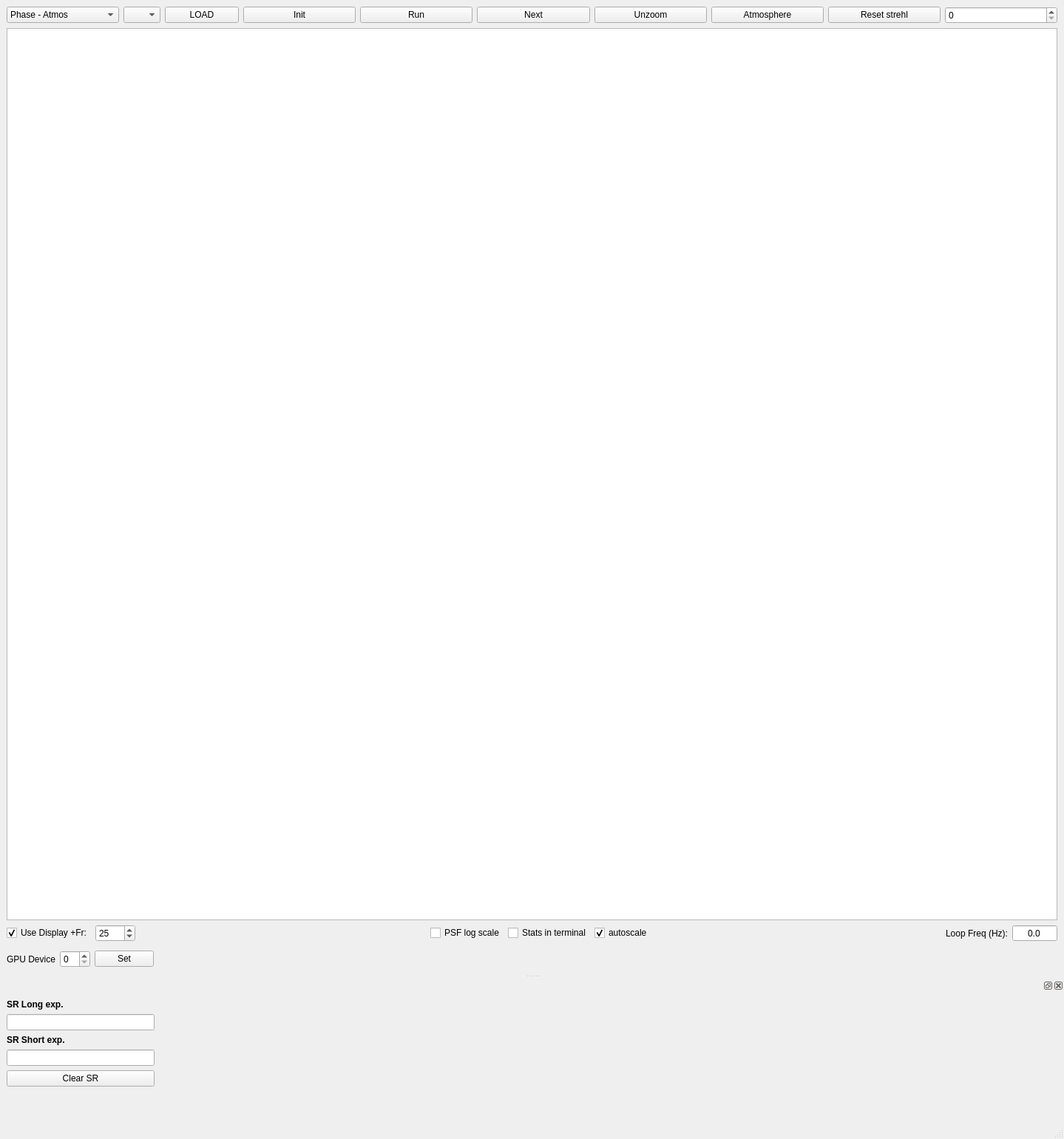
<?xml version="1.0" encoding="UTF-8"?>
<ui version="4.0">
 <class>MainWindow</class>
 <widget class="QMainWindow" name="MainWindow">
  <property name="geometry">
   <rect>
    <x>0</x>
    <y>0</y>
    <width>1439</width>
    <height>1541</height>
   </rect>
  </property>
  <property name="windowTitle">
   <string>MainWindow</string>
  </property>
  <widget class="QWidget" name="centralwidget">
   <layout class="QVBoxLayout" name="verticalLayout_2">
    <item>
     <layout class="QHBoxLayout" name="horizontalLayout">
      <item>
       <widget class="QComboBox" name="wao_selectScreen">
        <property name="minimumSize">
         <size>
          <width>120</width>
          <height>0</height>
         </size>
        </property>
        <item>
         <property name="text">
          <string>Phase - Atmos</string>
         </property>
        </item>
        <item>
         <property name="text">
          <string>Phase - WFS</string>
         </property>
        </item>
        <item>
         <property name="text">
          <string>Spots - WFS</string>
         </property>
        </item>
        <item>
         <property name="text">
          <string>Centroids - WFS</string>
         </property>
        </item>
        <item>
         <property name="text">
          <string>Slopes - WFS</string>
         </property>
        </item>
        <item>
         <property name="text">
          <string>Phase - Target</string>
         </property>
        </item>
        <item>
         <property name="text">
          <string>Phase - DM</string>
         </property>
        </item>
        <item>
         <property name="text">
          <string>PSF LE</string>
         </property>
        </item>
        <item>
         <property name="text">
          <string>PSF SE</string>
         </property>
        </item>
       </widget>
      </item>
      <item>
       <widget class="QComboBox" name="wao_selectNumber">
        <property name="maximumSize">
         <size>
          <width>50</width>
          <height>16777215</height>
         </size>
        </property>
       </widget>
      </item>
      <item>
       <widget class="QPushButton" name="wao_loadConfig">
        <property name="maximumSize">
         <size>
          <width>100</width>
          <height>16777215</height>
         </size>
        </property>
        <property name="text">
         <string>LOAD</string>
        </property>
       </widget>
      </item>
      <item>
       <widget class="QPushButton" name="wao_init">
        <property name="text">
         <string>Init</string>
        </property>
       </widget>
      </item>
      <item>
       <widget class="QPushButton" name="wao_run">
        <property name="text">
         <string>Run</string>
        </property>
        <property name="checkable">
         <bool>true</bool>
        </property>
       </widget>
      </item>
      <item>
       <widget class="QPushButton" name="wao_next">
        <property name="text">
         <string>Next</string>
        </property>
       </widget>
      </item>
      <item>
       <widget class="QPushButton" name="wao_unzoom">
        <property name="text">
         <string>Unzoom</string>
        </property>
       </widget>
      </item>
      <item>
       <widget class="QPushButton" name="wao_atmosphere">
        <property name="text">
         <string>Atmosphere</string>
        </property>
        <property name="checkable">
         <bool>true</bool>
        </property>
       </widget>
      </item>
      <item>
       <widget class="QPushButton" name="wao_resetSR">
        <property name="text">
         <string>Reset strehl</string>
        </property>
       </widget>
      </item>
      <item>
       <widget class="QSpinBox" name="spinBox"/>
      </item>
     </layout>
    </item>
    <item>
     <layout class="QVBoxLayout" name="verticalLayout_20">
      <item>
       <widget class="GraphicsLayoutWidget" name="wao_pgwindow">
        <property name="minimumSize">
         <size>
          <width>400</width>
          <height>400</height>
         </size>
        </property>
        <property name="maximumSize">
         <size>
          <width>16777215</width>
          <height>16777215</height>
         </size>
        </property>
       </widget>
      </item>
      <item>
       <layout class="QHBoxLayout" name="horizontalLayout_13">
        <item>
         <widget class="QCheckBox" name="wao_Display">
          <property name="text">
           <string>Use Display +Fr:</string>
          </property>
          <property name="checked">
           <bool>true</bool>
          </property>
         </widget>
        </item>
        <item>
         <widget class="QSpinBox" name="wao_frameRate">
          <property name="maximumSize">
           <size>
            <width>60</width>
            <height>16777215</height>
           </size>
          </property>
          <property name="minimum">
           <number>1</number>
          </property>
          <property name="maximum">
           <number>1000</number>
          </property>
          <property name="value">
           <number>25</number>
          </property>
         </widget>
        </item>
        <item>
         <spacer name="horizontalSpacer_2">
          <property name="orientation">
           <enum>Qt::Horizontal</enum>
          </property>
          <property name="sizeHint" stdset="0">
           <size>
            <width>40</width>
            <height>20</height>
           </size>
          </property>
         </spacer>
        </item>
        <item>
         <widget class="QCheckBox" name="wao_PSFlogscale">
          <property name="text">
           <string>PSF log scale</string>
          </property>
         </widget>
        </item>
        <item>
         <widget class="QCheckBox" name="StatsInTerminal">
          <property name="text">
           <string>Stats in terminal</string>
          </property>
         </widget>
        </item>
        <item>
         <widget class="QCheckBox" name="wao_autoscale">
          <property name="text">
           <string>autoscale</string>
          </property>
          <property name="checked">
           <bool>true</bool>
          </property>
         </widget>
        </item>
        <item>
         <spacer name="horizontalSpacer_3">
          <property name="orientation">
           <enum>Qt::Horizontal</enum>
          </property>
          <property name="sizeHint" stdset="0">
           <size>
            <width>40</width>
            <height>20</height>
           </size>
          </property>
         </spacer>
        </item>
        <item>
         <widget class="QLabel" name="label_5">
          <property name="text">
           <string>Loop Freq (Hz):</string>
          </property>
          <property name="alignment">
           <set>Qt::AlignRight|Qt::AlignTrailing|Qt::AlignVCenter</set>
          </property>
         </widget>
        </item>
        <item>
         <widget class="QDoubleSpinBox" name="wao_currentFreq">
          <property name="maximumSize">
           <size>
            <width>100</width>
            <height>16777215</height>
           </size>
          </property>
          <property name="alignment">
           <set>Qt::AlignCenter</set>
          </property>
          <property name="readOnly">
           <bool>true</bool>
          </property>
          <property name="buttonSymbols">
           <enum>QAbstractSpinBox::NoButtons</enum>
          </property>
          <property name="decimals">
           <number>1</number>
          </property>
          <property name="maximum">
           <double>1000000000.000000000000000</double>
          </property>
         </widget>
        </item>
       </layout>
      </item>
      <item>
       <widget class="MatplotlibWidget" name="wao_rtcWindowMPL" native="true">
        <property name="minimumSize">
         <size>
          <width>0</width>
          <height>0</height>
         </size>
        </property>
       </widget>
      </item>
     </layout>
    </item>
    <item>
     <layout class="QHBoxLayout" name="horizontalLayout_2">
      <item>
       <widget class="QLabel" name="label_24">
        <property name="text">
         <string>GPU Device</string>
        </property>
       </widget>
      </item>
      <item>
       <widget class="QSpinBox" name="wao_deviceNumber"/>
      </item>
      <item>
       <widget class="QPushButton" name="wao_setActiveDevice">
        <property name="text">
         <string>Set</string>
        </property>
       </widget>
      </item>
      <item>
       <spacer name="horizontalSpacer_4">
        <property name="orientation">
         <enum>Qt::Horizontal</enum>
        </property>
        <property name="sizeHint" stdset="0">
         <size>
          <width>40</width>
          <height>20</height>
         </size>
        </property>
       </spacer>
      </item>
     </layout>
    </item>
   </layout>
  </widget>
  <widget class="QMenuBar" name="menubar">
   <property name="geometry">
    <rect>
     <x>0</x>
     <y>0</y>
     <width>1439</width>
     <height>39</height>
    </rect>
   </property>
  </widget>
  <widget class="QStatusBar" name="statusbar"/>
  <widget class="QDockWidget" name="dockWidget">
   <attribute name="dockWidgetArea">
    <number>8</number>
   </attribute>
   <widget class="QWidget" name="dockWidgetContents_4">
    <layout class="QGridLayout" name="gridLayout">
     <item row="0" column="0">
      <layout class="QHBoxLayout" name="horizontalLayout_3">
       <item>
        <layout class="QVBoxLayout" name="verticalLayout">
         <item>
          <widget class="QLabel" name="label_58">
           <property name="maximumSize">
            <size>
             <width>200</width>
             <height>16777215</height>
            </size>
           </property>
           <property name="font">
            <font>
             <weight>75</weight>
             <bold>true</bold>
            </font>
           </property>
           <property name="text">
            <string>SR Long exp.</string>
           </property>
          </widget>
         </item>
         <item>
          <widget class="QLineEdit" name="wao_strehlLE">
           <property name="maximumSize">
            <size>
             <width>200</width>
             <height>16777215</height>
            </size>
           </property>
           <property name="readOnly">
            <bool>true</bool>
           </property>
          </widget>
         </item>
         <item>
          <widget class="QLabel" name="label_6">
           <property name="maximumSize">
            <size>
             <width>200</width>
             <height>16777215</height>
            </size>
           </property>
           <property name="font">
            <font>
             <weight>75</weight>
             <bold>true</bold>
            </font>
           </property>
           <property name="text">
            <string>SR Short exp.</string>
           </property>
          </widget>
         </item>
         <item>
          <widget class="QLineEdit" name="wao_strehlSE">
           <property name="maximumSize">
            <size>
             <width>200</width>
             <height>16777215</height>
            </size>
           </property>
           <property name="readOnly">
            <bool>true</bool>
           </property>
          </widget>
         </item>
         <item>
          <widget class="QPushButton" name="wao_clearSR">
           <property name="text">
            <string>Clear SR</string>
           </property>
          </widget>
         </item>
         <item>
          <spacer name="verticalSpacer">
           <property name="orientation">
            <enum>Qt::Vertical</enum>
           </property>
           <property name="sizeHint" stdset="0">
            <size>
             <width>20</width>
             <height>40</height>
            </size>
           </property>
          </spacer>
         </item>
        </layout>
       </item>
       <item>
        <spacer name="horizontalSpacer">
         <property name="orientation">
          <enum>Qt::Horizontal</enum>
         </property>
         <property name="sizeType">
          <enum>QSizePolicy::Fixed</enum>
         </property>
         <property name="sizeHint" stdset="0">
          <size>
           <width>10</width>
           <height>20</height>
          </size>
         </property>
        </spacer>
       </item>
       <item>
        <widget class="MatplotlibWidget" name="wao_SRPlotWindow" native="true">
         <property name="minimumSize">
          <size>
           <width>1000</width>
           <height>0</height>
          </size>
         </property>
         <property name="maximumSize">
          <size>
           <width>16777215</width>
           <height>16777215</height>
          </size>
         </property>
        </widget>
       </item>
      </layout>
     </item>
    </layout>
   </widget>
  </widget>
 </widget>
 <customwidgets>
  <customwidget>
   <class>GraphicsLayoutWidget</class>
   <extends>QGraphicsView</extends>
   <header>pyqtgraph</header>
  </customwidget>
  <customwidget>
   <class>MatplotlibWidget</class>
   <extends>QWidget</extends>
   <header>matplotlibwidget.h</header>
   <container>1</container>
  </customwidget>
 </customwidgets>
 <resources/>
 <connections/>
</ui>
